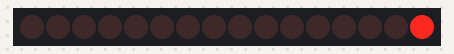
This sketch was run on a simulated Arduino Uno, built with avr-gcc and run on an emulated ATmega328P. Parts: 16 shift-register outputs drawn as a row of LEDs (first output left, lit = HIGH). Wiring (inferred from the names in the program): 2 × shift register (74HC595): data pin 10; shift clock pin 13; latch pin 11. Wiring (inferred from the signals the program sends): row of LEDs: on Q0, Q1, Q2, Q3, Q4, Q5, Q6, Q7, Q8, Q9, Q10, Q11, Q12, Q13, Q14, Q15.

Above: at 0.05 s.
At 0.45 s:
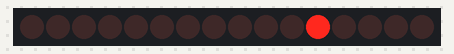
At 0.85 s:
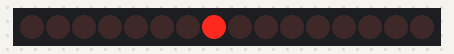
At 1.75 s:
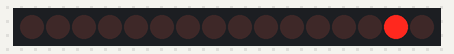
At 2.65 s:
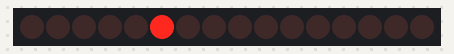
At 3.55 s:
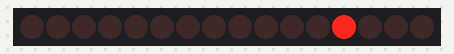
Timing chart, 0 to 3.9 s (numbered marks = the images above):
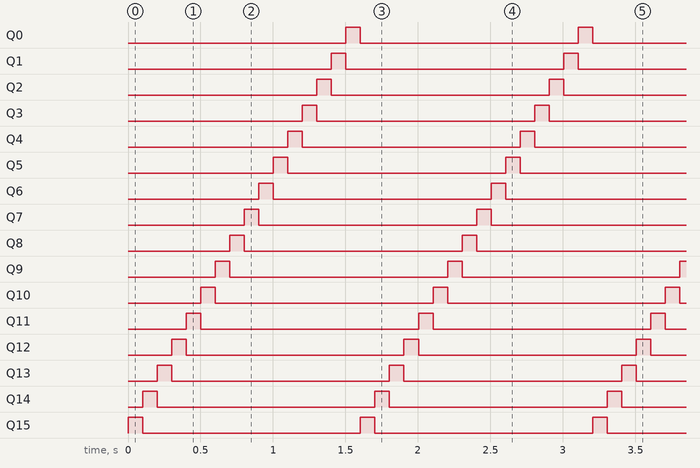

Measured:
- by itself, Q0–15: alternates HIGH for 0.10 s and LOW for 1.5 s
- by itself, everything shown: repeats every 1.6 s, in 16 steps

The sketch:

hc595.ino
```cpp
int latchPin = 11;   // RCLK pin of 74HC595
int clockPin = 13;   // SRCLK pin of 74HC595
int dataPin = 10;    // SER pin of 74HC595

void setup() {
  // Set the pins as output
  pinMode(latchPin, OUTPUT);
  pinMode(clockPin, OUTPUT);
  pinMode(dataPin, OUTPUT);
}

void loop() {
  // Example: Light up LEDs across both registers in sequence
  for (int i = 0; i < 16; i++) {
    // Prepare a 16-bit number to light up LEDs across both shift registers
    uint16_t leds = (1 << i);  // Shift a single bit to the current position

    digitalWrite(latchPin, LOW);  // Begin shifting the data
    shiftOut(dataPin, clockPin, LSBFIRST, leds & 0xFF);  // Shift out the lower 8 bits for first register
    shiftOut(dataPin, clockPin, LSBFIRST, leds >> 8);    // Shift out the upper 8 bits for second register
    digitalWrite(latchPin, HIGH);  // Latch the data to the outputs

    delay(100);  // Wait for a moment
  }
}
```
